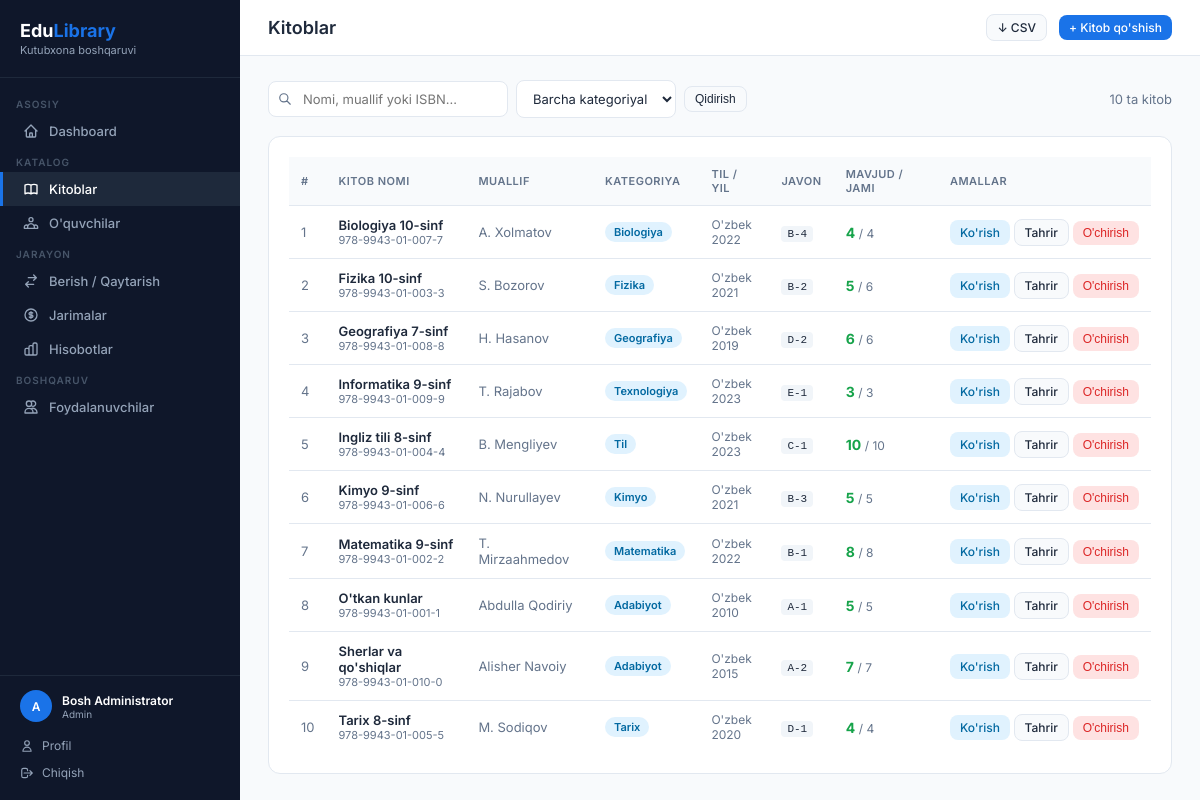
The page /books (signed in) on the database as committed earlier.
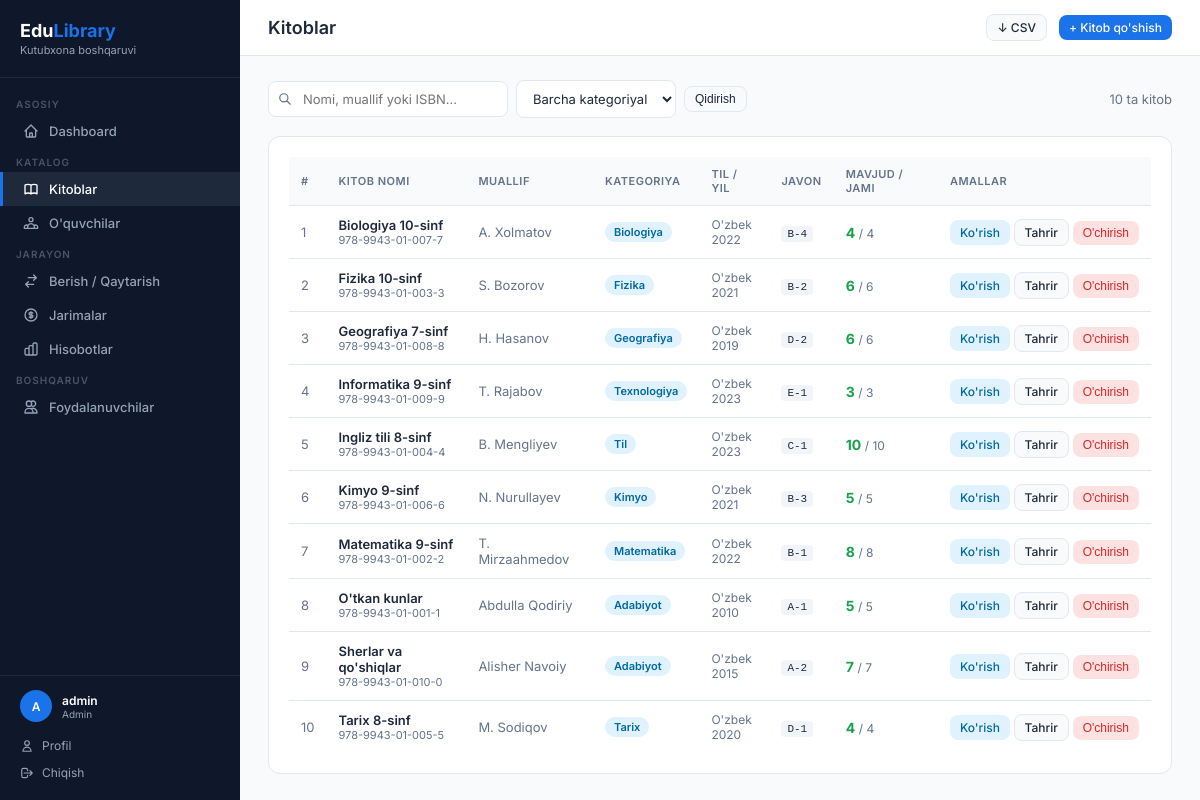
The same page on the database as committed later.
### app.py (models this page shows, shortened)
class User(UserMixin, db.Model):
    id = db.Column(db.Integer, primary_key=True)
    username = db.Column(db.String(80), unique=True, nullable=False)
    password_hash = db.Column(db.String(200), nullable=False)
    role = db.Column(db.String(20), default='librarian')  # admin / librarian
    full_name = db.Column(db.String(150))
    email = db.Column(db.String(120), unique=True)
    phone = db.Column(db.String(20))
    is_active = db.Column(db.Boolean, default=True)
    last_login = db.Column(db.DateTime)
    created_at = db.Column(db.DateTime, default=datetime.utcnow)
    @property
    def display_name(self):
        try:
            return self.full_name or self.username
        except Exception:
            return self.username

class Book(db.Model):
    id = db.Column(db.Integer, primary_key=True)
    title = db.Column(db.String(200), nullable=False)
    author = db.Column(db.String(150), nullable=False)
    isbn = db.Column(db.String(30), unique=True)
    category = db.Column(db.String(80))
    total_copies = db.Column(db.Integer, default=1)
    available_copies = db.Column(db.Integer, default=1)
    description = db.Column(db.Text)
    publisher = db.Column(db.String(150))
    year = db.Column(db.Integer)
    language = db.Column(db.String(50), default="O'zbek")
    shelf_location = db.Column(db.String(50))
    created_at = db.Column(db.DateTime, default=datetime.utcnow)
    borrows = db.relationship('Borrow', backref='book', lazy=True)

### app.py (the view)
@app.route('/books')
@login_required
def books():
    q = request.args.get('q', '')
    cat = request.args.get('cat', '')
    query = Book.query
    if q:
        query = query.filter(
            (Book.title.ilike(f'%{q}%')) | (Book.author.ilike(f'%{q}%')) | (Book.isbn.ilike(f'%{q}%'))
        )
    if cat:
        query = query.filter_by(category=cat)
    book_list = query.order_by(Book.title).all()
    return render_template('books.html', books=book_list, q=q, cat=cat, categories=CATEGORIES)

### app.py (called while the page is built)
@login_manager.user_loader
def load_user(user_id):
    return db.session.get(User, int(user_id))

### templates/books.html (shortened to what this page needs)
{% extends 'base.html' %}
{% block page_title %}Kitoblar{% endblock %}
{% block topbar_actions %}
  <a href="{{ url_for('export_books') }}" class="btn btn-secondary btn-sm">↓ CSV</a>
  <a href="{{ url_for('add_book') }}" class="btn btn-primary btn-sm">+ Kitob qo'shish</a>
{% endblock %}
{% block content %}
<div class="filter-bar">
  <div class="filter-left">
    <form method="GET" style="display:flex; gap:8px; align-items:center;">
      <div class="search-input-wrap">
        <svg class="search-icon" width="14" height="14" fill="none" viewBox="0 0 24 24" stroke="currentColor"><path stroke-linecap="round" stroke-linejoin="round" stroke-width="2" d="M21 21l-6-6m2-5a7 7 0 11-14 0 7 7 0 0114 0z"/></svg>
        <input class="form-control" type="text" name="q" value="{{ q }}" placeholder="Nomi, muallif yoki ISBN..." style="padding-left:34px; min-width:240px;">
      </div>
      <select name="cat" class="form-control" style="width:160px;">
        <option value="">Barcha kategoriyalar</option>
      </select>
      <button class="btn btn-secondary btn-sm" type="submit">Qidirish</button>
    </form>
  </div>
  <span style="font-size:13px; color:var(--text-muted);">{{ books|length }} ta kitob</span>
</div>
<div class="card">
  <div class="table-wrap">
    <table>
      <thead>
        <tr>
          <th>#</th>
          <th>Kitob nomi</th>
          <th>Muallif</th>
          <th>Kategoriya</th>
          <th>Til / Yil</th>
          <th>Javon</th>
          <th>Mavjud / Jami</th>
          <th>Amallar</th>
        </tr>
      </thead>
      <tbody>
        {% for b in books %}
        <tr>
          <td style="color:var(--text-muted);">{{ loop.index }}</td>
          <td>
            <a href="{{ url_for('book_detail', id=b.id) }}" style="color:var(--text); font-weight:600; text-decoration:none;">{{ b.title }}</a>
            {% if b.isbn %}<div style="font-size:11px; color:var(--text-muted);">{{ b.isbn }}</div>{% endif %}
          </td>
          <td style="color:var(--text-muted);">{{ b.author }}</td>
          <td>{% if b.category %}<span class="badge badge-info">{{ b.category }}</span>{% else %}<span style="color:var(--text-muted);">—</span>{% endif %}</td>
          <td style="font-size:12px; color:var(--text-muted);">{{ b.language or '—' }}{% if b.year %}<br>{{ b.year }}{% endif %}</td>
          <td>{% if b.shelf_location %}<code style="background:#f1f5f9; padding:2px 6px; border-radius:4px; font-size:11px;">{{ b.shelf_location }}</code>{% else %}<span style="color:var(--text-muted);">—</span>{% endif %}</td>
          <td>
            <span style="font-size:14px; font-weight:700; color:{% if b.available_copies == 0 %}#dc2626{% elif b.available_copies <= 2 %}#d97706{% else %}#16a34a{% endif %};">{{ b.available_copies }}</span>
            <span style="font-size:12px; color:var(--text-muted);">/ {{ b.total_copies }}</span>
          </td>
          <td style="white-space:nowrap;">
            <a href="{{ url_for('book_detail', id=b.id) }}" class="btn btn-info btn-sm">Ko'rish</a>
            <a href="{{ url_for('edit_book', id=b.id) }}" class="btn btn-secondary btn-sm">Tahrir</a>
            <form method="POST" action="{{ url_for('delete_book', id=b.id) }}" style="display:inline;" onsubmit="return confirm('Kitobni o\'chirmoqchimisiz?')">
              <button class="btn btn-danger btn-sm" type="submit">O'chirish</button>
            </form>
          </td>
        </tr>
        {% else %}
        <tr><td colspan="8" style="text-align:center; color:var(--text-muted); padding:32px;">Kitob topilmadi</td></tr>
        {% endfor %}
      </tbody>
    </table>
  </div>
</div>
{% endblock %}

### templates/base.html (shortened to what this page needs)
<!DOCTYPE html>
<html lang="uz">
<head>
</head>
<body>
{% if current_user.is_authenticated %}
<aside class="sidebar">
  <div class="sidebar-logo">
    <h2>Edu<span>Library</span></h2>
    <p>Kutubxona boshqaruvi</p>
  </div>
  <nav>
    <div class="nav-section">Asosiy</div>
    <a href="{{ url_for('dashboard') }}" class="nav-item {% if request.endpoint == 'dashboard' %}active{% endif %}">
      <svg fill="none" viewBox="0 0 24 24" stroke="currentColor"><path stroke-linecap="round" stroke-linejoin="round" stroke-width="2" d="M3 12l2-2m0 0l7-7 7 7M5 10v10a1 1 0 001 1h3m10-11l2 2m-2-2v10a1 1 0 01-1 1h-3m-6 0a1 1 0 001-1v-4a1 1 0 011-1h2a1 1 0 011 1v4a1 1 0 001 1m-6 0h6"/></svg>
      Dashboard
    </a>
    <div class="nav-section">Katalog</div>
    <a href="{{ url_for('books') }}" class="nav-item {% if 'book' in request.endpoint %}active{% endif %}">
      Kitoblar
    </a>
    <a href="{{ url_for('students') }}" class="nav-item {% if 'student' in request.endpoint %}active{% endif %}">
      O'quvchilar
    </a>
    <div class="nav-section">Jarayon</div>
    <a href="{{ url_for('borrows') }}" class="nav-item {% if 'borrow' in request.endpoint %}active{% endif %}">
      <svg fill="none" viewBox="0 0 24 24" stroke="currentColor"><path stroke-linecap="round" stroke-linejoin="round" stroke-width="2" d="M8 7h12m0 0l-4-4m4 4l-4 4m0 6H4m0 0l4 4m-4-4l4-4"/></svg>
      Berish / Qaytarish
    </a>
    <a href="{{ url_for('fines') }}" class="nav-item {% if 'fine' in request.endpoint %}active{% endif %}">
      <svg fill="none" viewBox="0 0 24 24" stroke="currentColor"><path stroke-linecap="round" stroke-linejoin="round" stroke-width="2" d="M12 8c-1.657 0-3 .895-3 2s1.343 2 3 2 3 .895 3 2-1.343 2-3 2m0-8c1.11 0 2.08.402 2.599 1M12 8V7m0 1v8m0 0v1m0-1c-1.11 0-2.08-.402-2.599-1M21 12a9 9 0 11-18 0 9 9 0 0118 0z"/></svg>
      Jarimalar
    </a>
    <a href="{{ url_for('reports') }}" class="nav-item {% if request.endpoint == 'reports' %}active{% endif %}">
      Hisobotlar
    </a>
    {% if current_user.role == 'admin' %}
    <div class="nav-section">Boshqaruv</div>
    <a href="{{ url_for('users') }}" class="nav-item {% if 'user' in request.endpoint and request.endpoint != 'profile' %}active{% endif %}">
      <svg fill="none" viewBox="0 0 24 24" stroke="currentColor"><path stroke-linecap="round" stroke-linejoin="round" stroke-width="2" d="M12 4.354a4 4 0 110 5.292M15 21H3v-1a6 6 0 0112 0v1zm0 0h6v-1a6 6 0 00-9-5.197M13 7a4 4 0 11-8 0 4 4 0 018 0z"/></svg>
      Foydalanuvchilar
    </a>
    {% endif %}
  </nav>
  <div class="sidebar-footer">
    <div class="sidebar-user">
      <div class="avatar-sm">{{ current_user.username[0].upper() }}</div>
      <div class="info">
        <div class="name">{{ current_user.display_name }}</div>
        <div class="role">{{ 'Admin' if current_user.role == 'admin' else 'Kutubxonachi' }}</div>
      </div>
    </div>
    <a href="{{ url_for('profile') }}">
      <svg width="14" height="14" fill="none" viewBox="0 0 24 24" stroke="currentColor"><path stroke-linecap="round" stroke-linejoin="round" stroke-width="2" d="M16 7a4 4 0 11-8 0 4 4 0 018 0zM12 14a7 7 0 00-7 7h14a7 7 0 00-7-7z"/></svg>
      Profil
    </a>
    <a href="{{ url_for('logout') }}">
      <svg width="14" height="14" fill="none" viewBox="0 0 24 24" stroke="currentColor"><path stroke-linecap="round" stroke-linejoin="round" stroke-width="2" d="M17 16l4-4m0 0l-4-4m4 4H7m6 4v1a3 3 0 01-3 3H6a3 3 0 01-3-3V7a3 3 0 013-3h4a3 3 0 013 3v1"/></svg>
      Chiqish
    </a>
  </div>
</aside>
<div class="main">
  <div class="topbar">
    <h1>{% block page_title %}{% endblock %}</h1>
    <div class="actions">{% block topbar_actions %}{% endblock %}</div>
  </div>
  <div class="content">
    {% block content %}{% endblock %}
  </div>
</div>
{% else %}
{% block auth_content %}{% endblock %}
{% endif %}
</body>
</html>

Rows that differ between the two databases and show on the page:
changed User "Admin": display_name "Bosh Administrator" → "admin"
changed Book "Fizika 10-sinf": available_copies "5" → "6"
